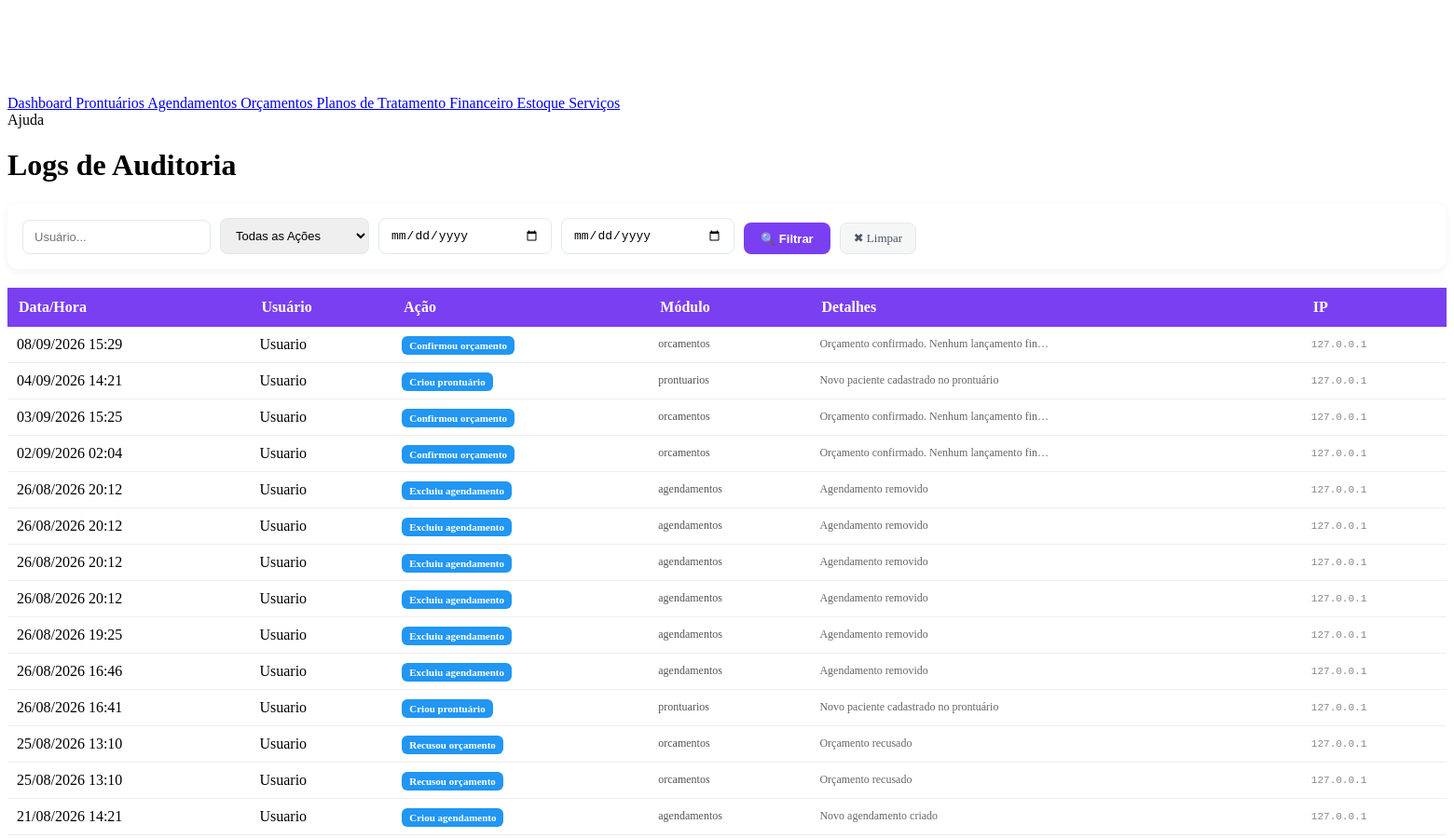
Before: /logs.php (signed in, middle part) with the older database file.
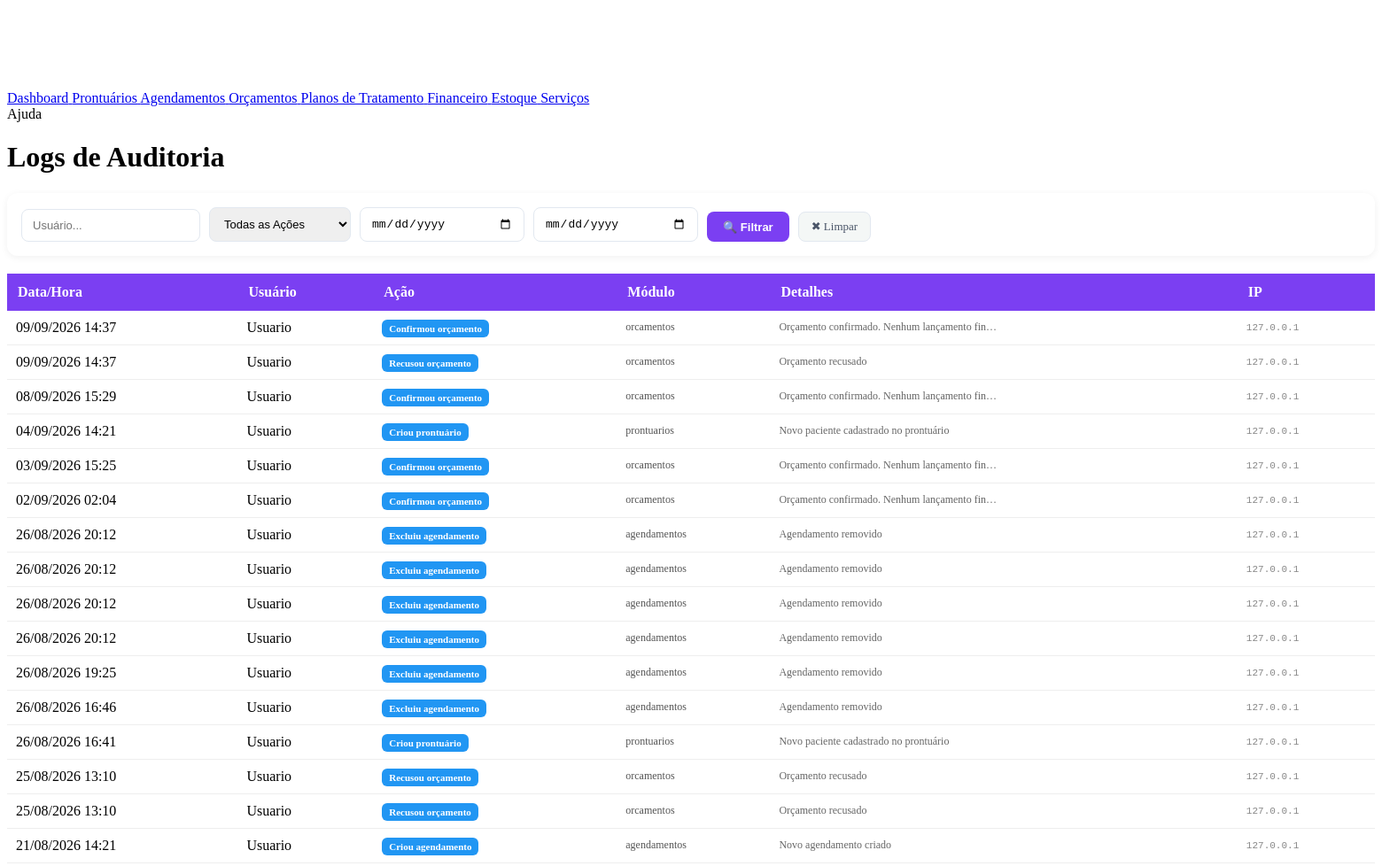
After: the same page with the newer database file.
### tables this page shows
CREATE TABLE `logs` (
  `id` int NOT NULL AUTO_INCREMENT,
  `usuario` varchar(100) DEFAULT 'Sistema',
  `acao` varchar(50) NOT NULL,
  `tabela` varchar(50) DEFAULT NULL,
  `registro_id` int DEFAULT NULL,
  `detalhes` text,
  `ip` varchar(45) DEFAULT NULL,
  `created_at` timestamp NOT NULL DEFAULT CURRENT_TIMESTAMP,
  PRIMARY KEY (`id`)
);

### logs.php (the view, shortened to what this page needs)
<?php
require_once 'conexao/conexao.php';
$busca_usuario = trim($_GET['busca_usuario'] ?? '');
$data_ini      = $_GET['data_ini'] ?? '';
$data_fim      = $_GET['data_fim'] ?? '';
$params = [];
$sql = "SELECT * FROM logs";
$sql .= " ORDER BY id DESC LIMIT 100";
$stmt = $pdo->prepare($sql);
$stmt->execute($params);
$logs = $stmt->fetchAll();
?>
<!DOCTYPE html>
<html lang="pt-BR">
<head>
    <link rel="stylesheet" href="css/navbar.css">
    <link rel="stylesheet" href="css/prontuarios.css">
</head>
<body>
    <?php include 'navbar.php'; ?>
    <div class="container">
        <h1> Logs de Auditoria</h1>
        <div class="filter-bar">
            <form method="GET" class="filter-form">
                <input type="text" name="busca_usuario" placeholder="Usuário..." value="<?= htmlspecialchars($busca_usuario) ?>">
                <select name="filtro_acao">
                    <option value="">Todas as Ações</option>
                </select>
                <input type="date" name="data_ini" value="<?= htmlspecialchars($data_ini) ?>">
                <input type="date" name="data_fim" value="<?= htmlspecialchars($data_fim) ?>">
                <button type="submit" class="btn-filter">🔍 Filtrar</button>
                <a href="logs.php" class="btn-reset">✖ Limpar</a>
            </form>
        </div>
        <div class="tabela-estoque" style="overflow-x: auto;">
            <table style="width: 100%; border-collapse: collapse; background: #fff; border-radius: 8px;">
                <thead>
                    <tr style="background: #7b3ff2; color: #fff;">
                        <th style="padding: 12px; text-align: left;">Data/Hora</th>
                        <th style="padding: 12px; text-align: left;">Usuário</th>
                        <th style="padding: 12px; text-align: left;">Ação</th>
                        <th style="padding: 12px; text-align: left;">Módulo</th>
                        <th style="padding: 12px; text-align: left;">Detalhes</th>
                        <th style="padding: 12px; text-align: left;">IP</th>
                    </tr>
                </thead>
                <tbody>
                    <?php if (empty($logs)): ?>
                        <tr>
                            <td colspan="6" style="padding: 20px; text-align: center; color: #888;">Nenhum log encontrado.</td>
                        </tr>
                    <?php else: ?>
                        <?php foreach ($logs as $log):
                            $badge_class = 'bg-login';
                        ?>
                            <tr style="border-bottom: 1px solid #eee;">
                                <td style="padding: 10px; white-space: nowrap;">
                                    <?= date('d/m/Y H:i', strtotime($log['created_at'])) ?>
                                </td>
                                <td style="padding: 10px; font-weight: 500;"><?= htmlspecialchars($log['usuario']) ?></td>
                                <td style="padding: 10px;">
                                    <span class="badge-acao <?= $badge_class ?>"><?= htmlspecialchars($log['acao']) ?></span>
                                </td>
                                <td style="padding: 10px; font-size: 12px; color: #555;"><?= htmlspecialchars($log['tabela'] ?? '—') ?></td>
                                <td style="padding: 10px;">
                                    <div class="detalhes-text" title="<?= htmlspecialchars($log['detalhes']) ?>">
                                        <?= htmlspecialchars($log['detalhes']) ?>
                                    </div>
                                </td>
                                <td style="padding: 10px; font-family: monospace; font-size: 11px; color: #888;">
                                    <?= htmlspecialchars($log['ip']) ?>
                                </td>
                            </tr>
                        <?php endforeach; ?>
                    <?php endif; ?>
                </tbody>
            </table>
        </div>
    </div>
</body>
</html>

Changed rows visible on the page:
added logs: created_at "09/09/2026 14:37", usuario "Usuario", acao "Confirmou orçamento", tabela "orcamentos", detalhes "Orçamento confirmado. Nenhum lançamento fin…", ip "127.0.0.1"
added logs: created_at "09/09/2026 14:37", usuario "Usuario", acao "Recusou orçamento", tabela "orcamentos", detalhes "Orçamento recusado", ip "127.0.0.1"
